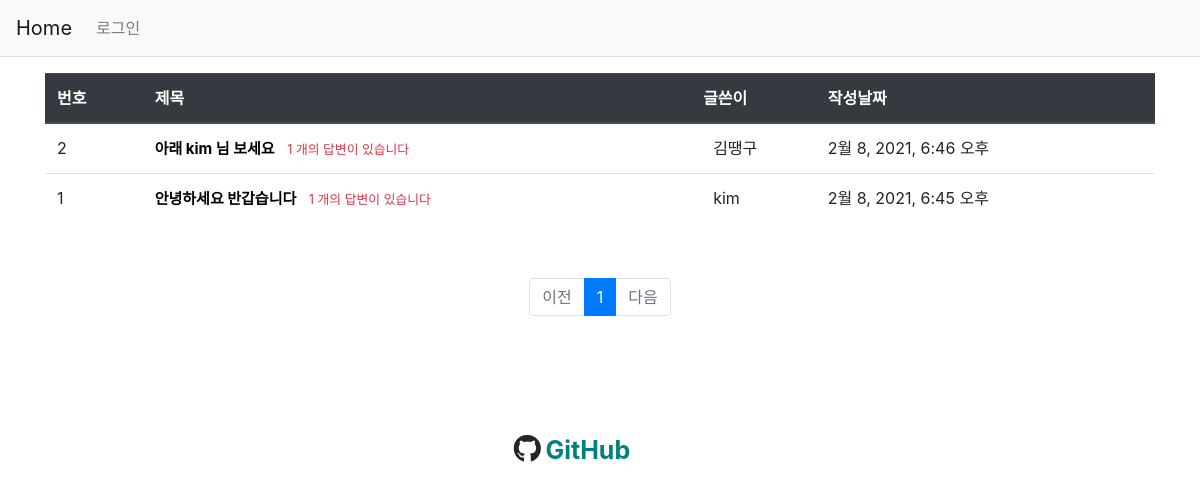
The page / on the database its author committed.
### pybo/models.py (models this page shows, shortened)
class Question(models.Model):
    subject = models.CharField(max_length=200)  # 최대 200자 까지 입력 가능
    content = models.TextField()
    create_date = models.DateTimeField()
    photo = models.ImageField(upload_to="photo")
    author = models.ForeignKey(
        User, on_delete=models.CASCADE, null=True
    )  # 계정이 삭제되면 연결된 질문 데이터 삭제
    modify_date = models.DateTimeField(null=True, blank=True)

### pybo/views.py (the view)
# urls.py: path("", views.index, name="index"),
def index(request):
    question_list = Question.objects.order_by("-create_date")
    page = request.GET.get("page", "1")  # 페이지 GET 방식 요청
    paginator = Paginator(question_list, 10)  # 페이지 게시물 10개씩 보여주기
    page_obj = paginator.get_page(page)
    print(page_obj)
    context = {"question_list": page_obj}
    return render(request, "templates/index.html", context)

### pybo/templatetags/filter.py (called while the page is built)
@register.filter
def sub(value, arg):
    return value - arg

### templates/index.html (shortened to what this page needs)
{% extends 'base.html' %}
{% load static  %}
{% load filter  %}
{% block content %}
    <div class="container my-3">
        <table class="table">
            <thead>
                <tr class="thead-dark">
                    <th>번호</th>
                    <th>제목</th>
                    <th>글쓴이</th>
                    <th>작성날짜</th>
                </tr>
            </thead>
            <tbody>
                {% if question_list %}
                {% for i in question_list  %}
            <tr>
                <td>{{ question_list.paginator.count|sub:question_list.start_index|sub:forloop.counter0|add:1 }}</td>
                <td class="text-left">
                    {% if not user.is_authenticated %}
                        <a  style="color: black; font-size: 15px; font-weight: bold;" href=" {% url 'common:login'  %} " >{{ i.subject }}</a>
                    {% else %}
                        <a  style="color: black; font-size: 15px; font-weight: bold;" href=" {% url 'pybo:detail' i.id  %} " >{{ i.subject }}</a>
                    {% endif %}
                    {% if i.answer_set.count > 0 %}
                        <span class="text-danger small ml-2">{{ i.answer_set.count }} 개의 답변이 있습니다</span>
                    {% endif %}
                </td>
                <td>
                    <span style="position: relative; left: 10px;">{{ i.author }}</span>
                </td>
                <td>
                    {{i.create_date}}
                </td>
            </tr>
        {% endfor %}
    {% endif %}
            </tbody>
        </table>
        {% if not user.is_authenticated %}
            <span style="color: white;">none</span>
        {% else %}
        <a href=" {% url 'pybo:question_create' %}" class="btn btn-primary" style="position: relative; left:480px; color:  white; background-color: darkgray; border: 1px solid white;">질문등록</a>
        {% endif %}
    </div>
    <ul class="pagination justify-content-center">
        {% if question_list.has_previous %}
        <li class="page-item">
            <a class="page-link" href="?page={{ question_list.previous_page_number }}">이전</a>
        </li>
        {% else %}
        <li class="page-item disabled">
            <a class="page-link" tabindex="-1" aria-disabled="true" href="#">이전</a>
        </li>
        {% endif %}
        {% for page_number in question_list.paginator.page_range  %}
        {% if page_number >= question_list.number|add:-5 and page_number <= question_list.number|add:4 %}
            {% if page_number == question_list.number %}
            <li class="page-item active" aria-current="page">
                <a class="page-link" href="?page={{ page_number }}">{{ page_number }}</a>
            </li>
            {% else %}
                 <li class="page-item">
                    <a class="page-link" href="?page={{page_number}}"> {{page_number}}</a>
                </li>
            {% endif %}
        {% endif %}
        {% endfor %}
        {% if question_list.has_next %}
        <li class="page-item">
            <a class="page-link" href="?page={{question_list.next_page_number}}">다음</a>
        </li>
        {% else %}
        <li class="page-item disabled">
            <a class="page-link" tabindex="-1" aria-disabled="true" href="#">다음</a>
        </li>
        {% endif %}
    </ul>
{% endblock  %}

### rows shown on the page
Question: paginator.count|sub "2", subject "아래 kim 님 보세요", answer_set.count "1", author "김땡구", create_date "2월 8, 2021, 6:46 오후"
Question: paginator.count|sub "1", subject "안녕하세요 반갑습니다", answer_set.count "1", author "kim", create_date "2월 8, 2021, 6:45 오후"

### other values the page prints
{{ page_number }} "1"
